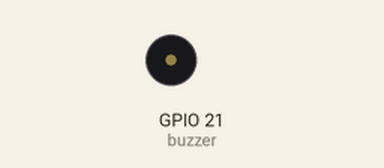
This program was run on a simulated Raspberry Pi (BCM pin numbers). Parts: buzzer (waves = sounding). At 1.6 s the program stops and its outputs stay as they are.

Above: at 0.5 s.
At 1.45 s:
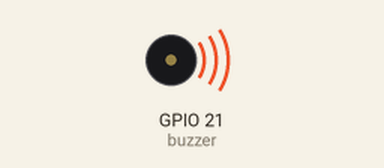
Timing chart, 0 to 3.0 s (numbered marks = the images above):
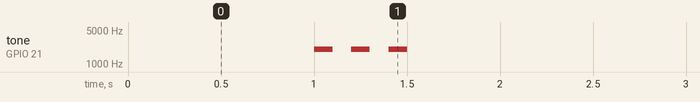

Measured:
- by itself, tone on GPIO 21 (buzzer): alternates 2000 Hz for 0.10 s and silent for 0.10 s, 6 changes in all, then stays silent

The program:

buzzer.py
```python
# -*- coding: utf-8 -*-
#!/usr/bin/env python

from gpiozero import PWMOutputDevice
import time

class Buzzer:
    def __init__(self):
        self.BUZZER_PIN = 21
        self.buzzer = PWMOutputDevice(self.BUZZER_PIN, initial_value=0)

    def buzzerRun(self, frequency=2000):
        if frequency != 0:
            self.buzzer.value = 0.3
            self.buzzer.frequency = frequency
        else:
            self.buzzer.off()

    def buzzerClose(self):
        self.buzzer.off()
        self.buzzer.close()

    def buzzerRunXms(self, frequency=2000, delayms=100, times=1):
        for i in range(times):
            self.buzzerRun(frequency)
            time.sleep(float(delayms/1000))
            self.buzzerRun(0)
            time.sleep(float(delayms/1000))
        self.buzzerRun(0)

# Main program logic follows:
if __name__ == '__main__':
    import os
    import sys
    time.sleep(1)
    B=Buzzer()
    try:
        if len(sys.argv)==1:
            B.buzzerRunXms(2000,100,3)
        elif len(sys.argv)==2:
            B.buzzerRunXms(int(sys.argv[1]),100,3)
        elif len(sys.argv)==3:
            B.buzzerRunXms(int(sys.argv[1]),int(sys.argv[2]),3)
        elif len(sys.argv)==4:
            B.buzzerRunXms(int(sys.argv[1]),int(sys.argv[2]),int(sys.argv[3]))
        elif len(sys.argv)>4:
            print("Too many parameters.")
            B.buzzerRunXms(1000,300,2)
    except KeyboardInterrupt:
        B.buzzerClose()
```
